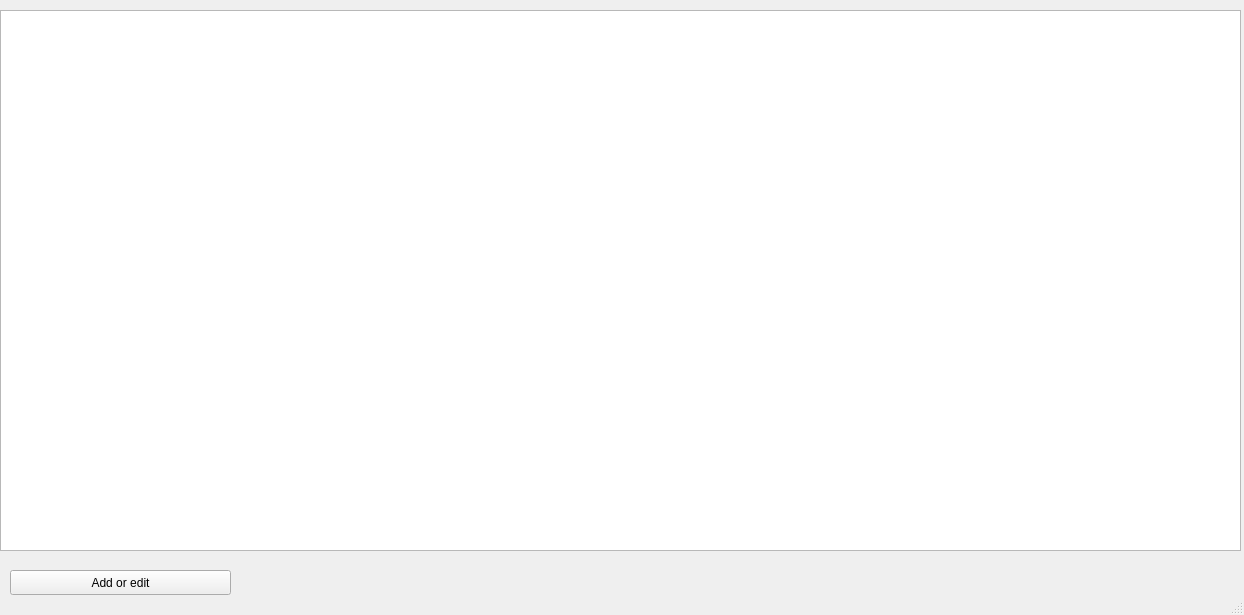
<?xml version="1.0" encoding="UTF-8"?>
<ui version="4.0">
 <class>MainWindow</class>
 <widget class="QMainWindow" name="MainWindow">
  <property name="geometry">
   <rect>
    <x>0</x>
    <y>0</y>
    <width>1244</width>
    <height>615</height>
   </rect>
  </property>
  <property name="windowTitle">
   <string>MainWindow</string>
  </property>
  <widget class="QWidget" name="centralwidget" native="true">
   <property name="geometry">
    <rect>
     <x>0</x>
     <y>0</y>
     <width>1241</width>
     <height>561</height>
    </rect>
   </property>
   <widget class="QTableWidget" name="tableWidget">
    <property name="geometry">
     <rect>
      <x>0</x>
      <y>10</y>
      <width>1241</width>
      <height>541</height>
     </rect>
    </property>
   </widget>
  </widget>
  <widget class="QStatusBar" name="statusbar">
   <property name="geometry">
    <rect>
     <x>0</x>
     <y>0</y>
     <width>3</width>
     <height>22</height>
    </rect>
   </property>
  </widget>
  <widget class="QPushButton" name="btn">
   <property name="geometry">
    <rect>
     <x>10</x>
     <y>570</y>
     <width>221</width>
     <height>25</height>
    </rect>
   </property>
   <property name="text">
    <string>Add or edit</string>
   </property>
  </widget>
 </widget>
 <resources/>
 <connections/>
</ui>
